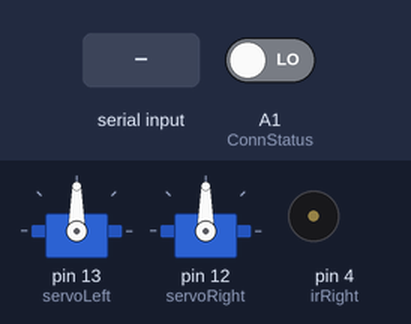
The sketch below on a simulated Arduino Uno, built with avr-gcc and run on an emulated ATmega328P. Parts: 2 × servo, buzzer (waves = sounding). Inputs (shaded band) come from the test bench; at power-on: A1 (ConnStatus) LOW. What the sketch prints to the serial monitor is not drawn.

Above: at 7.2 s.
7.3 s: "w" received over the second serial link
At 8.5 s:
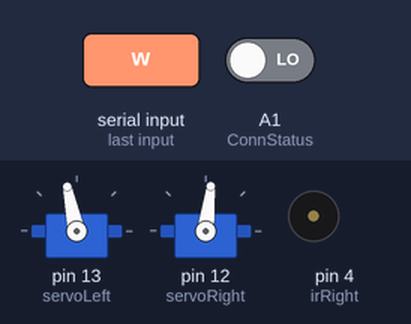
8.8 s: "a" received over the second serial link
At 9.2 s:
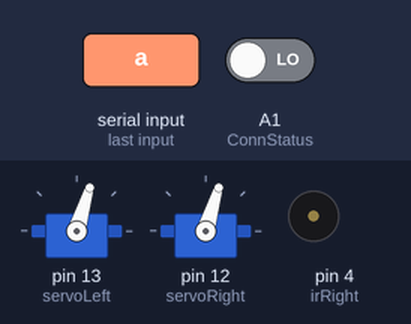
10.9 s: "d" received over the second serial link
At 11.3 s:
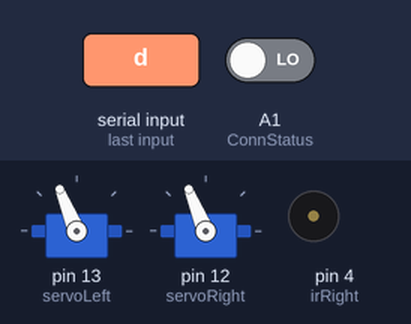
12.9 s: "s" received over the second serial link
At 14.2 s:
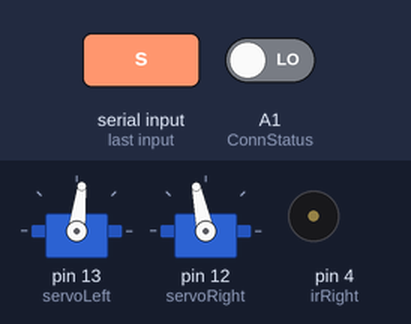
Timing chart, 0 to 15.9 s (numbered marks = the images above; inputs shaded):
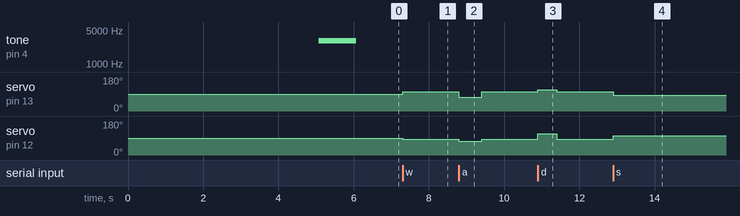

The sketch:

Slave.ino
```cpp
 //-----------------------------------------------------------------------------------------------------------//
//                                                                                                           //
//  Slave_ELEC1601_Student_2019_v3                                                                           //
//  The Instructor version of this code is identical to this version EXCEPT it also sets PIN codes           //
//  20191008 Peter Jones                                                                                     //
//                                                                                                           //
//  Bi-directional passing of serial inputs via Bluetooth                                                    //
//  Note: the void loop() contents differ from "capitalise and return" code                                  //
//                                                                                                           //
//  This version was initially based on the 2011 Steve Chang code but has been substantially revised         //
//  and heavily documented throughout.                                                                       //
//                                                                                                           //
//  20190927 Ross Hutton                                                                                     //
//  Identified that opening the Arduino IDE Serial Monitor asserts a DTR signal which resets the Arduino,    //
//  causing it to re-execute the full connection setup routine. If this reset happens on the Slave system,   //
//  re-running the setup routine appears to drop the connection. The Master is unaware of this loss and      //
//  makes no attempt to re-connect. Code has been added to check if the Bluetooth connection remains         //
//  established and, if so, the setup process is bypassed.                                                   //
//                                                                                                           //
//-----------------------------------------------------------------------------------------------------------//

#include <SoftwareSerial.h>   //Software Serial Port

#include <Servo.h>                           // Include servo library

Servo servoLeft;                             // Declare left and right servos
Servo servoRight;

#define RxD 7
#define TxD 6
#define ConnStatus A1

#define DEBUG_ENABLED  1

// ##################################################################################
// ### EDIT THE LINES BELOW TO MATCH YOUR SHIELD NUMBER AND CONNECTION PIN OPTION ###
// ##################################################################################

int shieldPairNumber = 5;

// CAUTION: If ConnStatusSupported = true you MUST NOT use pin A1 otherwise "random" reboots will occur
// CAUTION: If ConnStatusSupported = true you MUST set the PIO[1] switch to A1 (not NC)

boolean ConnStatusSupported = true;   // Set to "true" when digital connection status is available on Arduino pin

// #######################################################

// The following two string variable are used to simplify adaptation of code to different shield pairs

String slaveNameCmd = "\r\n+STNA=Slave";   // This is concatenated with shieldPairNumber later

SoftwareSerial blueToothSerial(RxD,TxD);


int irLeft = 2; //Pin 2
int irFront = 3; //Pin 3
int irRight = 4; //Pin 4

int leftVal = HIGH; //HIGH = no obstacle detected
int frontVal = HIGH;
int rightVal = HIGH;


// Need to store the moves we make so that we can complete the required automated replication

char moves[100];
int moveCounter = 0;

void setup()
{

    Serial.begin(9600);
    blueToothSerial.begin(38400);                    // Set Bluetooth module to default baud rate 38400

    pinMode(RxD, INPUT);
    pinMode(TxD, OUTPUT);
    pinMode(ConnStatus, INPUT);

    //  Check whether Master and Slave are already connected by polling the ConnStatus pin (A1 on SeeedStudio v1 shield)
    //  This prevents running the full connection setup routine if not necessary.

    if(ConnStatusSupported) Serial.println("Checking Slave-Master connection status.");

    if(ConnStatusSupported && digitalRead(ConnStatus)==1)
    {
        Serial.println("Already connected to Master - remove USB cable if reboot of Master Bluetooth required.");
    }
    else
    {
        Serial.println("Not connected to Master.");

        setupBlueToothConnection();   // Set up the local (slave) Bluetooth module

        delay(1000);                  // Wait one second and flush the serial buffers
        Serial.flush();
        blueToothSerial.flush();
    }

      tone(4, 3000, 1000);                       // Play tone for 1 second
      delay(1000);                               // Delay to finish tone

      servoLeft.attach(13);                      // Attach left signal to pin 13
      servoRight.attach(12);

      pinMode(irLeft, INPUT);
      pinMode(irFront, INPUT);
      pinMode(irRight, INPUT);
}

//300 is 45 degrees
//600should be 90
void loop()
{
    char recvChar;

    while(1){
        if(blueToothSerial.available()){   // Check if there's any data sent from the remote Bluetooth shield
            recvChar = blueToothSerial.read();
            Serial.print(recvChar);
            if(recvChar == 'w'){
              moves[moveCounter] = 'w';
              moveCounter++;
              forward(50);
            }
            else if(recvChar == 'a'){
              moves[moveCounter] = 'a';
              moveCounter++;
              turnLeft(600);
              forward(50);
            }
            else if(recvChar == 'd'){
              moves[moveCounter] = 'd';
              moveCounter++;
              turnRight(500);
              forward(50);
            }
            else if(recvChar == 's'){
              moves[moveCounter] = 's';
              moveCounter++;
              backward(50);
            }

            // Automated Replication
            else if(recvChar == 'm'){
              for(int i = 0; i <= moveCounter; i++){
                if(moves[i] == 'w'){
                forward(1000);
                }
                if(moves[i] == 'a'){
                  turnLeft(600);
                  forward(1000);

                }
                if(moves[i] == 'd'){
                  turnRight(600);
                  forward(1000);
                }
                if(moves[i] == 's'){
                  backward(1000);
                }
            }
          }

            // Begin automatic maze navigation

            else if (recvChar == 'z') {
                while (true) {
                  leftVal = digitalRead(irLeft);
                  frontVal = digitalRead(irFront);
                  rightVal = digitalRead(irRight);

                  // Only Right free
                  if(leftVal == LOW && frontVal == LOW && rightVal == HIGH){
                    backward(1000); // Not sure how long to reverse or if we even need to go back if we adjust IR sensor so that it detects the wall
                    turnRight(400);
                  }

                  // Only Left free
                  else if(leftVal == HIGH && frontVal == LOW && rightVal == LOW){
                    backward(1000);
                    turnLeft(300);
                  }

                  // Both Left and Right free --> choose left turn
                  else if(leftVal == HIGH && frontVal == LOW && rightVal == HIGH){
                    backward(1000);
                    turnLeft(300);
                  }

                  //180 turn at deadend where the ball is
                  else if(leftVal == LOW && frontVal == LOW && rightVal == LOW){

                    delay(5000); // 5 seconds to put ball on robot
                    Serial.println("found ball");

                   if(Serial.available()){
                    recvChar  = "FOUND BALL!";
                    Serial.print(recvChar);
                    blueToothSerial.print(recvChar);
                   }
                    backward(1000);
//                    turnLeft(1200);
                    //break;     // break out of the automatic navigation loop so that we can send a found message to master -> input 'z' again to begin robots return

                  }
                  else{
                    forward(50);
                  }
                }
            }
        }

        if(Serial.available()){
          recvChar  = Serial.read();
          Serial.print(recvChar);
          blueToothSerial.print(recvChar);
         }
    }
}

void setupBlueToothConnection()
{
    Serial.println("Setting up the local (slave) Bluetooth module.");

    slaveNameCmd += shieldPairNumber;
    slaveNameCmd += "\r\n";

    blueToothSerial.print("\r\n+STWMOD=0\r\n");      // Set the Bluetooth to work in slave mode
    blueToothSerial.print(slaveNameCmd);             // Set the Bluetooth name using slaveNameCmd
    blueToothSerial.print("\r\n+STAUTO=0\r\n");      // Auto-connection should be forbidden here
    blueToothSerial.print("\r\n+STOAUT=1\r\n");      // Permit paired device to connect me

    //  print() sets up a transmit/outgoing buffer for the string which is then transmitted via interrupts one character at a time.
    //  This allows the program to keep running, with the transmitting happening in the background.
    //  Serial.flush() does not empty this buffer, instead it pauses the program until all Serial.print()ing is done.
    //  This is useful if there is critical timing mixed in with Serial.print()s.
    //  To clear an "incoming" serial buffer, use while(Serial.available()){Serial.read();}

    blueToothSerial.flush();
    delay(2000);                                     // This delay is required

    blueToothSerial.print("\r\n+INQ=1\r\n");         // Make the slave Bluetooth inquirable

    blueToothSerial.flush();
    delay(2000);                                     // This delay is required

    Serial.println("The slave bluetooth is inquirable!");
}


void forward(int time)                       // Forward function
{
  servoLeft.writeMicroseconds(1600);         // Left wheel counterclockwise
  servoRight.writeMicroseconds(1400);        // Right wheel clockwise
  delay(time);                               // Maneuver for time ms
}

void turnLeft(int time)                      // Left turn function
{
  servoLeft.writeMicroseconds(1300);         // Left wheel clockwise
  servoRight.writeMicroseconds(1300);        // Right wheel clockwise
  delay(time);                               // Maneuver for time ms
}

void turnRight(int time)                     // Right turn function
{
  servoLeft.writeMicroseconds(1700);         // Left wheel counterclockwise
  servoRight.writeMicroseconds(1700);        // Right wheel counterclockwise
  delay(time);                               // Maneuver for time ms
}

void backward(int time)                      // Backward function
{
  servoLeft.writeMicroseconds(1400);         // Left wheel clockwise
  servoRight.writeMicroseconds(1600);        // Right wheel counterclockwise
  delay(time);                               // Maneuver for time ms
}

void pivotForwardLeft(int time){
  servoLeft.writeMicroseconds(1500);
  servoRight.writeMicroseconds(1300);
  delay(time);
}

void pivotForwardRight(int time){
  servoLeft.writeMicroseconds(1700);
  servoRight.writeMicroseconds(1500);
  delay(time);
}

void pivotBackwardLeft(int time){
  servoLeft.writeMicroseconds(1500);
  servoRight.writeMicroseconds(1700);
  delay(time);
}

void pivotBackwardRight(int time){
  servoLeft.writeMicroseconds(1300);
  servoRight.writeMicroseconds(1500);
  delay(time);
}

// Gradual start to full speed
void gradualForward(int time){
  for(int speed = 0; speed <=200; speed += 2){
    servoLeft.writeMicroseconds(1500 + speed);
    servoRight.writeMicroseconds(1700 - speed);
    delay(time);
  }
}

void gradualBackward(int time){
  for(int speed = 0; speed >= -200; speed -= 2){
    servoLeft.writeMicroseconds(1500 + speed);
    servoRight.writeMicroseconds(1700 - speed);
    delay(time);
  }
}
```

Measured:
- after the input at 7.3 s, servo on pin 13 (servoLeft): 90° → 102° at once; servo on pin 12 (servoRight): 90° → 83° at once
- after the input at 8.8 s, servo on pin 13 (servoLeft): 102° → 73° at once, → 102° 0.60 s later; servo on pin 12 (servoRight): 83° → 73° at once, → 83° 0.60 s later
- after the input at 10.9 s, servo on pin 13 (servoLeft): 102° → 112° at once, → 102° 0.50 s later; servo on pin 12 (servoRight): 83° → 112° at once, → 83° 0.50 s later
- after the input at 12.9 s, servo on pin 13 (servoLeft): 102° → 83° at once; servo on pin 12 (servoRight): 83° → 102° at once
